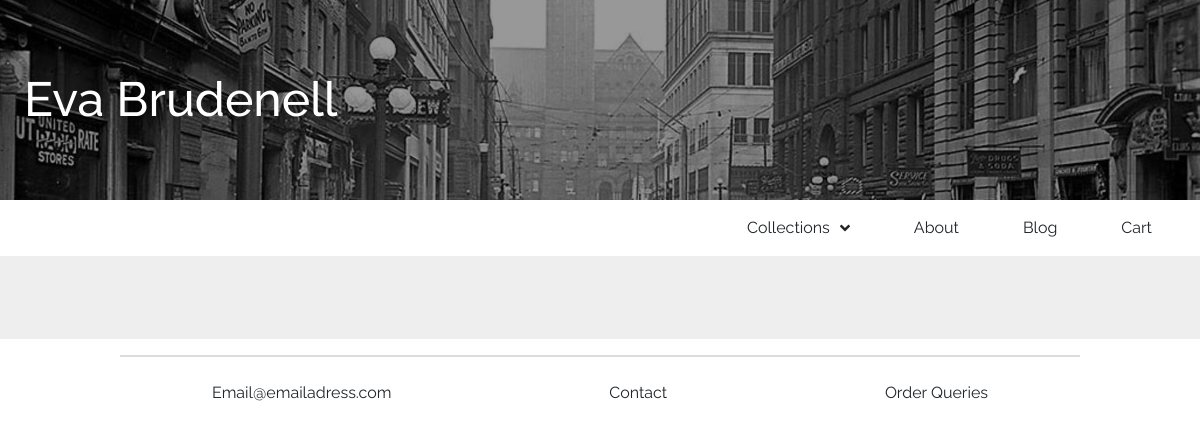
/about, run on the app's committed database.
### home/models.py (models this page shows, shortened)
class NavbarImage(models.Model):
	headline = models.CharField(max_length=50, blank=True, null=True)
	image = models.ImageField(upload_to='navigation', blank=True, null=True)

### home/views.py (the view)
# urls.py: path('about', views.about_view, name='about'),
def about_view(request):
	about_info = HomeFeature.objects.all()[0]
	return render(request, 'about.html', {'about_info': about_info})

### home/context_processors.py (called while the page is built)
def nav_homepage(request):
	return {'navbar_content': NavbarImage.objects.all()[0]}

### products/context_processors.py (called while the page is built)
def nav_categories(request):
	return {'categories': Category.objects.all()}

### products/models.py (called while the page is built)
	def __str__(self):
		return self.name

### home/templates/about.html (shortened to what this page needs)
{% extends "base.html" %}
{% load static %}
{% block content %}
<div class="hr"></div>
<div class="hr"></div>
<div class="hr"></div>
{% endblock %}

### templates/base.html (shortened to what this page needs)
{% load static %}
<!DOCTYPE html>
<html lang="en">
<head>
    <link rel="stylesheet" href="https://maxcdn.bootstrapcdn.com/bootstrap/4.0.0-beta.3/css/bootstrap.min.css">
    <link rel="stylesheet" type="text/css" href="{% static 'css/main.css' %}">
</head>
<body>
    <div class="rel headerwrap">
        <img class="backgroundimg" src="/media/{{ navbar_content.image }}">
        <a href="/" class="abs myheader">
           <h3 class="largeheadertext"> {{ navbar_content.headline }} </h3>
        </a>
    </div>
    <nav class="navbar navbar-expand-sm navbar-toggleable-sm navbar-light">
        <div class="collapse navbar-collapse" id="collapsibleNavbar">
            <div class="navbar-nav ml-auto">
                <div class="rel mydropdown" >
                    <div class="mydropdownbutton link" aria-label="DropdownButton">
                        <span class="buttonspacing"><span class="padright">Collections </span><i class="fas fa-angle-down"></i> </span>
                    </div>
                </div>
                <a class="link" href="{% url 'about' %}">About</a>
                <a class="link" href="{% url 'posts_all_view' %}">Blog</a>
                <a class="link" href="{% url 'cart_detail' %}">Cart</a>
            </div>
        </div>
    </nav>
    <div class="pagecontainer">
        <div class="contentcontainer">
            {% block content %}
            {% endblock %}
        </div>
    </div>
    <hr>
    <footer class="colcontainer">
        <div class="rowcolcontainer myfooter">
            <p class="link">Email@emailadress.com</p>
            <p class="link">Contact</p>
            <p class="link">Order Queries</p>
        </div>
    </footer>
</body>
</html>

### static/css/main.css (style rules this page uses)
a { color: inherit; text-decoration: unset; }
hr { width: 80%; border-top: 2px solid #dcdcdc; }
.hr { height: 25px; }
body { font-family: 'Raleway', sans-serif; }
.link { color: #212529; background-color: white; padding: 0.5em; border: solid 0px; border-color: rgba(97,97,97,0); transition: color 0.2s; }
.mydropdown { cursor: pointer; }
.buttonspacing { display: flex; justify-content: space-between; align-items: center; }
.pagecontainer { background-color:#eeeeee; width: 100%; padding: 0px 10px; }
.contentcontainer { margin-left: auto; margin-right: auto; }
.headerwrap { display: flex; align-items: center; flex-direction: row; justify-content: center; }
.backgroundimg { filter: brightness(0.6); object-fit: cover; width: 100%; height: 200px; }
.myheader { width: 100%; }
.largeheadertext { padding-left: 2%; color:white; margin:unset; font-size:3em; }
.rowcolcontainer { width: 100%; display: flex; flex-direction: column; }
.colcontainer { width: 100%; display: flex; flex-direction: column; align-items: center; justify-content: center; }
.abs { position: absolute; }
.rel { position: relative; }
.padright { padding-right: 10px; }
.myfooter { justify-content: space-between; width: 100%; }
@media only screen and (min-width: 575px) { .headerwrap { justify-content: flex-start; } }
@media only screen and (min-width: 575px) { .link { padding: 0.5em 2em; } }
@media only screen and (min-width: 575px) { .mydropdownbutton { display: block; justify-content: unset; } }
@media only screen and (min-width: 575px) { .rowcolcontainer { display: flex; flex-direction: row; } }
@media only screen and (min-width: 767px) { .myfooter { justify-content: space-between; width: 70%; } }
@media only screen and (min-width: 1200px) { .contentcontainer { width: 70%; } }

### data on the page
NavbarImage: image (picture), headline "Eva Brudenell"
